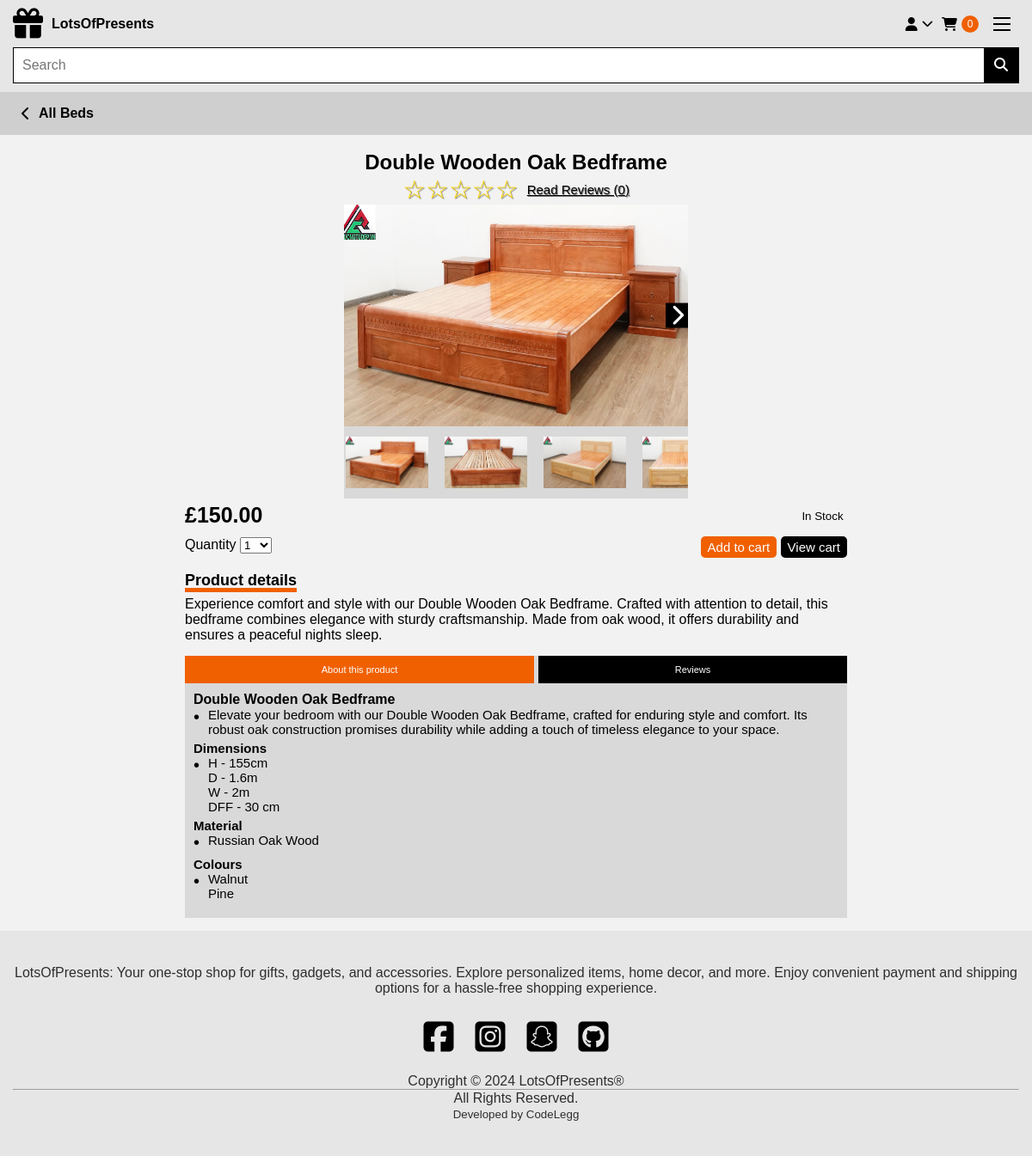
Page /product/1/?next=/level_two_categories/Bedroom/ (signed in) on the committed database.
### store/models.py (models this page shows, shortened)
class Category(models.Model):
    CATEGORY_TYPE_CHOICES = [
        ('type', 'By Type'),
        ('size', 'By Size'),
    ]
    name = models.CharField(max_length=50)
    parent_category = models.ForeignKey(
        'self',
        on_delete=models.CASCADE,
        related_name='subcategories',
        null=True,
        blank=True
    )
    image = models.ImageField(upload_to='category_images/', blank=True, null=True)
    category_type = models.CharField(max_length=10, choices=CATEGORY_TYPE_CHOICES, default='type')
    hierarchy_level = models.IntegerField(default=0)  # Add the hierarchy level field

class Product(models.Model):
    name = models.CharField(max_length=100)
    price = models.DecimalField(max_digits=10, decimal_places=2)
    category = models.ForeignKey(Category, on_delete=models.CASCADE)
    description = models.TextField(blank=True, null=True)
    about_this_product = models.TextField(blank=True, null=True)
    what_type = models.CharField(max_length=100, blank=True, null=True)
    material = models.CharField(max_length=100, blank=True, null=True)
    colors = models.ManyToManyField(
        Color, blank=True
    )  # Many-to-many relationship with Color
    is_sale = models.BooleanField(default=False)
    sale_price = models.DecimalField(
        max_digits=10, decimal_places=2, blank=True, null=True
    )
    dimension_h = models.CharField(max_length=20, blank=True, null=True)
    dimension_d = models.CharField(max_length=20, blank=True, null=True)
    dimension_w = models.CharField(max_length=20, blank=True, null=True)
    dimension_dff = models.CharField(max_length=20, blank=True, null=True)

class ProductImage(models.Model):
    product = models.ForeignKey(
        Product, on_delete=models.CASCADE, related_name="images"
    )
    image = models.ImageField(upload_to="uploads/product/")

class Color(models.Model):
    name = models.CharField(max_length=100)
    hex_code = models.CharField(max_length=7, blank=True, null=True)

### store/views.py (the view)
# urls.py: path("product/<int:pk>/", views.product, name="product"),
@login_required
def product(request, pk):
    product = get_object_or_404(Product, pk=pk)
    parent_category = None
    if product.category:
        parent_category = product.category.parent_category
    reviews = product.reviews.all()
    average_rating = reviews.aggregate(Avg("star_rating"))["star_rating__avg"]
    quantity_range = range(1, 11)  # Range from 1 to 10
    if request.method == "POST":
        if "edit_review" in request.POST:
            review_to_edit = get_object_or_404(
                Review, pk=request.POST.get("edit_review")
            )
            edit_form = EditReviewForm(request.POST, instance=review_to_edit)
            if edit_form.is_valid():
                edit_form.save()
                return HttpResponseRedirect(request.path_info)
        elif "delete_review" in request.POST:
            delete_form = DeleteReviewForm(request.POST)
            if delete_form.is_valid() and delete_form.cleaned_data["confirm_delete"]:
                review_to_delete = get_object_or_404(
                    Review, pk=request.POST.get("delete_review")
                )
                review_to_delete.delete()
                return HttpResponseRedirect(request.path_info)
        else:
            form = ReviewForm(request.POST)
            if form.is_valid():
                new_review = form.save(commit=False)
                new_review.product = product
                new_review.user = request.user  # Assuming you have user authentication
                new_review.save()
                return HttpResponseRedirect(request.path_info)
    else:
        form = ReviewForm()
        edit_form = EditReviewForm()
        delete_form = DeleteReviewForm()
    stars_range = range(1, 6)
    user_has_review = reviews.filter(user=request.user).exists()
    return render(
        request,
        "product.html",
        {
            "product": product,
            "reviews": reviews,
            "form": form,
            "average_rating": average_rating,
            "stars_range": stars_range,
            "edit_form": edit_form,
            "delete_form": delete_form,
            "user_has_review": user_has_review,
            "parent_category": parent_category,
            "quantity_range": quantity_range,
        },
    )

### store/forms.py
class ReviewForm(forms.ModelForm):
    def __init__(self, *args, **kwargs):
        super(ReviewForm, self).__init__(*args, **kwargs)
        self.fields["text"].widget.attrs["class"] = "mobile-textarea"
        self.fields["star_rating"].widget.attrs.update(
            {"style": "margin-bottom: 10px;"}
        )
    class Meta:
        model = Review
        fields = ["star_rating", "text"]
        labels = {
            "text": "Write Your Review",
        }

class EditReviewForm(ReviewForm):
    class Meta(ReviewForm.Meta):
        fields = ["star_rating", "text"]
        labels = {
            "text": "Re-write Your Review",
        }
    def __init__(self, *args, **kwargs):
        super().__init__(*args, **kwargs)
        self.fields["text"].widget.attrs["class"] = "mobile-textarea"

### cart/cart.py (called while the page is built)
    def __len__(self):
        return len(self.cart)

### cart/context_proccessors.py (called while the page is built)
def cart(request):
    return {'cart': Cart(request)}

### store/templates/product.html (shortened to what this page needs)
{% extends 'base.html' %}
{% load static %}
{% block breadcrumbs %}
<li>
    <a class="nav-title breadcrumb hdgbread" href="{% url 'category' parent_category.name %}">
        <i class="fa fa-chevron-left"></i>
        All {{ parent_category.name }}
    </a>
</li>
{% endblock %}
{% block content %}
<section>
    <div class="container">
        <div class="row">
            <br>
            <h1>{{ product.name }}</h1>
            <div class="product-review-stars">
                {% for num in stars_range %}
                {% if num <= average_rating %}
                <span class="star">&#9733;</span>
                {% else %}
                <span class="star">&#9734;</span>
                {% endif %}
                {% endfor %}
                <a class="product-review-link" href="#reviews">Read Reviews (<span
                        id="review-count">{{ reviews.count }}</span>)</a>
            </div>
            <div class="product-slider">
                <div class="product-slider-container">
                    <div class="product-slider-wrapper">
                        <div class="image-list">
                            {% for image in product.images.all %}
                            <img src="{{ image.image.url }}" alt="{{ product.name }} Image" class="image-item">
                            {% endfor %}
                        </div>
                        <button id="next-slide" class="slide-button"><i class="fa-solid fa-chevron-right"></i></button>
                    </div>
                    <div class="product-thumbnails-container">
                        {% for image in product.images.all %}
                        <img src="{{ image.image.url }}" alt="{{ product.name }} Image" class="thumbnail-item">
                        {% endfor %}
                    </div>
                </div>
            </div>
            <div class="product-description">
                {% if product.is_sale %}
                <h3 class="product-price">
                    <strike>
                        £{{ product.price }}
                    </strike>
                    &nbsp;
                    £{{ product.sale_price }}
                </h3>
                {% else %}
                <div class="price-stock">
                    <h3 class="product-price">£{{ product.price }}</h3>
                    <div class="stock-txt-icon"><small>In Stock</small>
                    </div>
                </div>
                {% endif %}
                <div class="stock-cart-wrapper">
                    <div class="select-wrapper">
                        <div class="quan">
                            <label for="quantity">Quantity</label>
                            <select id="quantity-cart" name="quantity">
                                {% for i in quantity_range %}
                                <option value="{{ i }}">{{ i }}</option>
                                {% endfor %}
                            </select>
                        </div>
                    </div>
                    <div class="select-wrapper">
                        <button value="{{ product.id }}" id="add-cart" class="button cart-btn">
                            Add to cart
                        </button>
                        <a href="{% url 'cart_summary' %}" class="button cart-btn-product">
                            View cart
                        </a>
                    </div>
                </div>
                <br>
                <div class="border-product">
                    <h6 class="product-title">Product details</h6>
                    <p>{{ product.description }}</p>
                </div>
                <div class="border-product-tabs">
                    <div class="pagination-tabs">
                        <button class="tablink active" onclick="openPage('about', this)">About this product</button>
                        <button class="tablink" onclick="openPage('reviews', this)">Reviews</button>
                    </div>
                    <div id="about" class="tab-content">
                        <ul class="custom-list">
                            <li class="list-item">
                                <h4>{{ product.name }}</h4>
                                <ul class="sub-list">
                                    <li class="sub-item">{{ product.about_this_product }}</li>
                                    <h4>Dimensions</h4>
                                    <li class="sub-item">
                                        <ul>
                                            <li>H - {{ product.dimension_h }}</li>
                                            <li>D - {{ product.dimension_d }}</li>
                                            <li>W - {{ product.dimension_w }}</li>
                                            <li>DFF - {{ product.dimension_dff }}</li>
                                        </ul>
                                    </li>
                                    <h4>Material</h4>
                                    <li class="sub-item">{{ product.material }}</li>
                                    {% if product.colors.exists %}
                                    <h4>Colours</h4>
                                    <li class="sub-item">
                                        <ul>
                                            {% for color in product.colors.all %}
                                            <li>{{ color.name }}</li>
                                            {% endfor %}
                                        </ul>
                                    </li>
                                    {% else %}
                                    <li class="sub-item">Color: N/A</li>
                                    {% endif %}
                                </ul>
                            </li>
                        </ul>
                    </div>
                </div>
            </div>
        </div>
    </div>
</section>
{% endblock %}

### static/css/base.css (style rules this page uses)
:root { --platinum: hsl(0, 0%, 90%); --black_70: hsla(0, 0%, 0%, 0.7); --white: hsl(0, 0%, 100%); --black: hsl(0, 0%, 0%); --orange: hsl(24, 100%, 47%); --off-white: hsl(0, 0%, 95%); --ff-poppins: "Poppins", sans-serif; --fs-1: 4.2rem; --fs-2: 3.8rem; --fs-3: 3.2rem; --fs-4: 2.5rem; --fs-5: 2.4rem; --fs-6: 2rem; --fs-7: 1.8rem; --fs-8: 1.5rem; --fw-500: 500; --fw-600: 600; --fw-700: 700; --radius-4: 4px; --radius-12: 12px; --section-padding: 60px; --transition-1: 0.15s ease; --transition-2: 0.35s ease; --cubic-in: cubic-bezier(0.51, 0.03, 0.64, 0.28); --cubic-out: cubic-bezier(0.33, 0.85, 0.56, 1); --shadow: 0 5px 20px 1px hsla(220, 63%, 33%, 0.1); }
*, *::before, *::after { margin: 0; padding: 0; box-sizing: border-box; }
li { list-style: none; }
a { text-decoration: none; }
a { color: #000; text-decoration: none; }
a, img, span, input, button, i { display: block; }
button, input { background: none; border: none; font: inherit; }
button { cursor: pointer; }
i { pointer-events: none; }
img { height: auto; }
html { font-family: var(--ff-poppins); font-size: 10px; scroll-behavior: smooth; }
body { background-color: var(--off-white); font-size: 1.6rem; }
.button { display: inline-block; padding: 4px 8px; background-color: var(--black); color: #fff; text-decoration: none; border-radius: 5px; }
.cart-btn-product { font-size: 1.5rem; margin-top: 5px; text-align: center; }
.cart-summary-btn, .view-btn, .cart-btn-product { transition: background-color 0.3s ease; }
.cart-btn, .buy-btn, .delete-btn { transition: background-color 0.3s ease; font-size: 1.5rem; }
.cart-btn, .buy-btn { background-color: var(--orange); }
.container { padding-inline: 15px; position: relative; }
.breadcrumb { padding: 1em 0; display: flex; justify-content: left; gap: 1rem; align-items: center; transition: background 0.4s ease-in-out; padding-left: 25px; padding-right: 30px; }
.hdgbread { background-color: #cfcfcf; opacity: 1; z-index: 1; }
.nav-title { font-weight: 700; }

### static/css/categories.css (style rules this page uses)
:root { --platinum: hsl(0, 0%, 90%); --dark-platinum: hsl(0, 0%, 80%); --light-platinum: hsl(0, 0%, 85%); --black_70: hsla(0, 0%, 0%, 0.7); --off-white: hsl(0, 0%, 95%); --white: hsl(0, 0%, 100%); --black: hsl(0, 0%, 0%); --orange: hsl(24, 100%, 47%); --dark-orange: hsl(24, 100%, 42%); --ff-poppins: "Poppins", sans-serif; --fs-1: 4.2rem; --fs-2: 3.8rem; --fs-3: 3.2rem; --fs-4: 2.5rem; --fs-5: 2.4rem; --fs-6: 2rem; --fs-7: 1.8rem; --fs-8: 1.5rem; --fw-500: 500; --fw-600: 600; --fw-700: 700; --radius-4: 4px; --radius-12: 12px; --section-padding: 60px; --transition-1: 0.15s ease; --transition-2: 0.35s ease; --cubic-in: cubic-bezier(0.51, 0.03, 0.64, 0.28); --cubic-out: cubic-bezier(0.33, 0.85, 0.56, 1); --shadow: 0 5px 20px 1px hsla(220, 63%, 33%, 0.1); }

### static/css/auth.css (style rules this page uses)
:root { --platinum: hsl(0, 0%, 90%); --dark-platinum: hsl(0, 0%, 80%); --black_70: hsla(0, 0%, 0%, 0.7); --off-white: hsl(0, 0%, 95%); --white: hsl(0, 0%, 100%); --black: hsl(0, 0%, 0%); --orange: hsl(24, 100%, 47%); --dark-orange: hsl(24, 100%, 42%); --ff-poppins: "Poppins", sans-serif; --fs-1: 4.2rem; --fs-2: 3.8rem; --fs-3: 3.2rem; --fs-4: 2.5rem; --fs-5: 2.4rem; --fs-6: 2rem; --fs-7: 1.8rem; --fs-8: 1.5rem; --fw-500: 500; --fw-600: 600; --fw-700: 700; --radius-4: 4px; --radius-12: 12px; --section-padding: 60px; --transition-1: 0.15s ease; --transition-2: 0.35s ease; --cubic-in: cubic-bezier(0.51, 0.03, 0.64, 0.28); --cubic-out: cubic-bezier(0.33, 0.85, 0.56, 1); --shadow: 0 5px 20px 1px hsla(220, 63%, 33%, 0.1); }

### static/css/cart.css (style rules this page uses)
:root { --platinum: hsl(0, 0%, 90%); --dark-platinum: hsl(0, 0%, 80%); --very-light-platinum: hsl(0, 0%, 100%); --light-platinum: hsl(0, 0%, 85%); --black_70: hsla(0, 0%, 0%, 0.7); --black_700: hsla(0, 0%, 0%, 0.5); --off-white: hsl(0, 0%, 95%); --white: hsl(0, 0%, 100%); --black: hsl(0, 0%, 0%); --orange: hsl(24, 100%, 47%); --dark-orange: hsl(24, 100%, 42%); --ff-poppins: "Poppins", sans-serif; --fs-1: 4.2rem; --fs-2: 3.8rem; --fs-3: 3.2rem; --fs-4: 2.5rem; --fs-5: 2.4rem; --fs-6: 2rem; --fs-7: 1.8rem; --fs-8: 1.5rem; --fw-500: 500; --fw-600: 600; --fw-700: 700; --radius-4: 4px; --radius-12: 12px; --section-padding: 60px; --transition-1: 0.15s ease; --transition-2: 0.35s ease; --cubic-in: cubic-bezier(0.51, 0.03, 0.64, 0.28); --cubic-out: cubic-bezier(0.33, 0.85, 0.56, 1); --shadow: 0 5px 20px 1px hsla(220, 63%, 33%, 0.1); }

### rows in the picture
Category: name "Beds"
Product: name "Double Wooden Oak Bedframe", price "150.00", description "Experience comfort and style with our Double Wooden Oak Bedframe. Crafted with attention to detail, this bedframe combines elegance with sturdy craftsmanship. Made from oak wood, it offers durability and ensures a peaceful nights sleep.", about_this_product "Elevate your bedroom with our Double Wooden Oak Bedframe, crafted for enduring style and comfort. Its robust oak construction promises durability while adding a touch of timeless elegance to your space.", dimension_h "155cm", dimension_d "1.6m", dimension_w "2m", dimension_dff "30 cm", material "Russian Oak Wood"
ProductImage: image (picture)
ProductImage: image (picture)
ProductImage: image (picture)
ProductImage: image (picture)
Color: name "Walnut"
Color: name "Pine"

### other values in the picture
{{ cart|length }} "0"
{{ reviews.count }} "0"
form field quantity "1"
